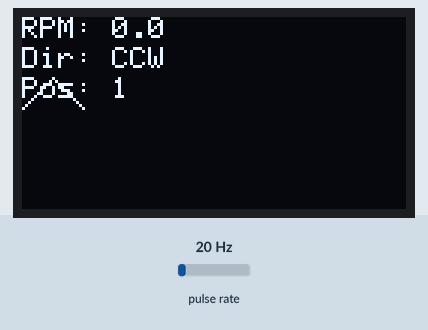
Recording of a sketch running on a simulated Raspberry Pi Pico. Shown: 128×64 one-colour display. Wiring (inferred from the names in the program): pulse sensor: data GP2. The test bench sets the inputs (shaded band); at power-on: pulse rate 20 Hz.

Above: at 3.2 s.
3.3 s: pulse rate (sensor on GP2) set to 50 Hz
At 3.93 s:
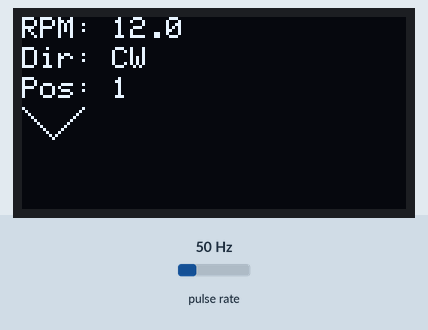
6.3 s: pulse rate (sensor on GP2) set to 4 Hz
At 6.9 s:
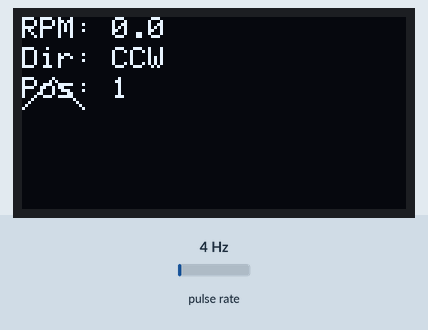
8.0 s: pulse rate (sensor on GP2) set to 150 Hz
At 8.43 s:
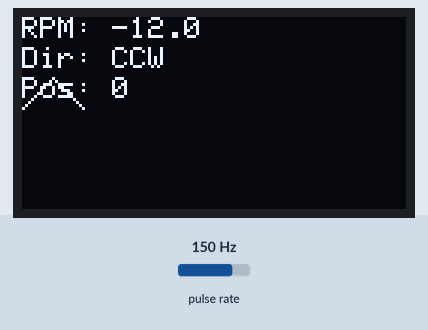
11.0 s: pulse rate (sensor on GP2) set to 100 Hz
At 12.3 s:
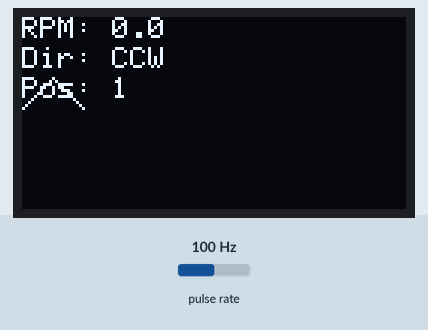
Timing chart, 0 to 13.8 s (numbered marks = the images above; inputs shaded):
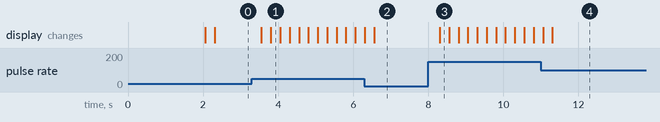

Measured:
- after the input at 3.3 s, the display: first changes after 0.26 s (image 1 shows a later state)
- after the input at 6.3 s, the display: first differs from a run without the input after 0.26 s (image 2)
- after the input at 8.0 s, the display: changes after 0.31 s (image 3)
- after the input at 11.0 s, the display: first differs from a run without the input after 0.31 s (image 4)

The sketch:

display_oled_335.ino
```cpp
// snippet: display_oled_335
// tags: adafruit_gfx, adafruit_ssd1306
// boards: avr, esp32, megaavr, nano33iot, romi32u4, rp2040
// library: Adafruit_GFX, Adafruit_SSD1306
// description: Display motor speed as RPM (computed from encoder pulses on pin 2 interrupt) and direction (CW/CC…
// prompts: display, motor, speed, (computed, encoder, pulses
// verified: compile-only
// source: kd-generated (id 335)
// exact-include: Wire.h, Adafruit_GFX.h, Adafruit_SSD1306.h

#include <Wire.h>
#include <Adafruit_GFX.h>
#include <Adafruit_SSD1306.h>

#define SCREEN_WIDTH 128 // OLED display width, in pixels
#define SCREEN_HEIGHT 64 // OLED display height, in pixels

// Declaration for an SSD1306 display connected to I2C (SDA, SCL pins)
#define OLED_RESET     -1 // Reset pin # (or -1 if sharing Arduino reset pin)
Adafruit_SSD1306 display(SCREEN_WIDTH, SCREEN_HEIGHT, &Wire, OLED_RESET);

const int ENC_A = 2;
volatile long position = 0;
long lastPosition = 0;
unsigned long prevMs = 0;
unsigned long lastPosTime = 0;  // Track when we last read position
const unsigned long UPDATE_INTERVAL = 250; // 4 Hz update rate
int direction = 0;

void onA() {
  position += (digitalRead(ENC_A) == LOW) ? 1 : -1;
}

void setup() {
  Serial.begin(9600);
  pinMode(ENC_A, INPUT_PULLUP);
  attachInterrupt(digitalPinToInterrupt(ENC_A), onA, CHANGE);

  if(!display.begin(SSD1306_SWITCHCAPVCC, 0x3C)) { // Address 0x3D for 128x64
    Serial.println(F("SSD1306 allocation failed"));
    for(;;);
  }
  delay(2000); // Pause for 2 seconds
  display.clearDisplay();  // SSD1306: clear the framebuffer (push with display())
  display.setTextSize(1);
  display.setTextColor(SSD1306_WHITE);
}

void loop() {
  unsigned long now = millis();
  if (now - prevMs >= UPDATE_INTERVAL) {
    prevMs = now;

    noInterrupts();
    long pos = position;
    long posDelta = pos - lastPosition;  // change since last update
    lastPosition = pos;
    interrupts();

    // Calculate RPM from position change since last update
    // RPM = (pulses / pulses_per_rev) * 60 / time_in_seconds
    float timeSec = (now - lastPosTime) / 1000.0f;  // elapsed seconds since last update
    lastPosTime = now;
    float rpm = (posDelta * 60.0f / 20.0f) / timeSec;  // 20 pulses per revolution
    direction = (posDelta > 0) ? 1 : -1;

    display.clearDisplay();  // SSD1306: clear the framebuffer (push with display())
    display.setCursor(0, 0);
    display.print("RPM: ");
    display.print(rpm, 1);
    display.setCursor(0, 10);
    display.print("Dir: ");
    display.print(direction == 1 ? "CW" : "CCW");
    display.setCursor(0, 20);
    display.print("Pos: ");
    display.print(pos);

    if (direction == 1) {
      display.drawLine(0, 30, 10, 40, SSD1306_WHITE);
      display.drawLine(10, 40, 20, 30, SSD1306_WHITE);
    } else {
      display.drawLine(0, 30, 10, 20, SSD1306_WHITE);
      display.drawLine(10, 20, 20, 30, SSD1306_WHITE);
    }

    display.display();  // SSD1306: push the framebuffer to the screen
  }
}
```
